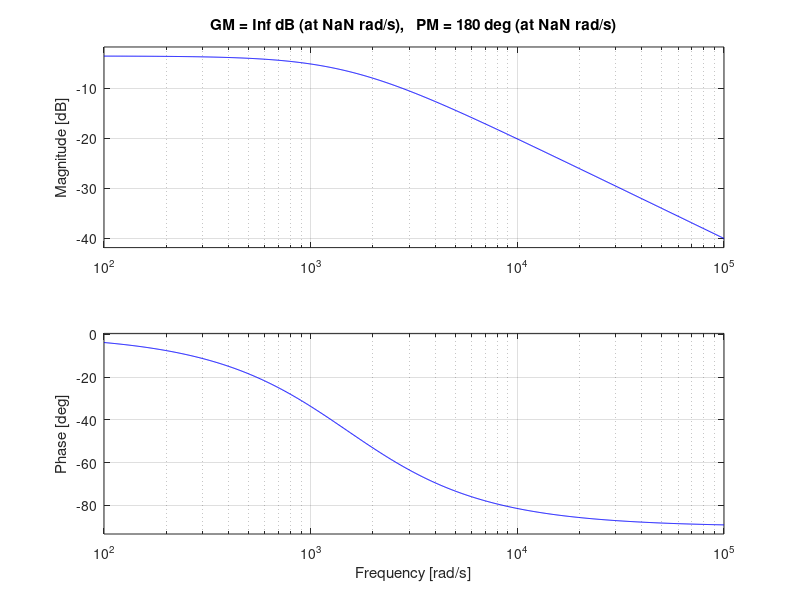
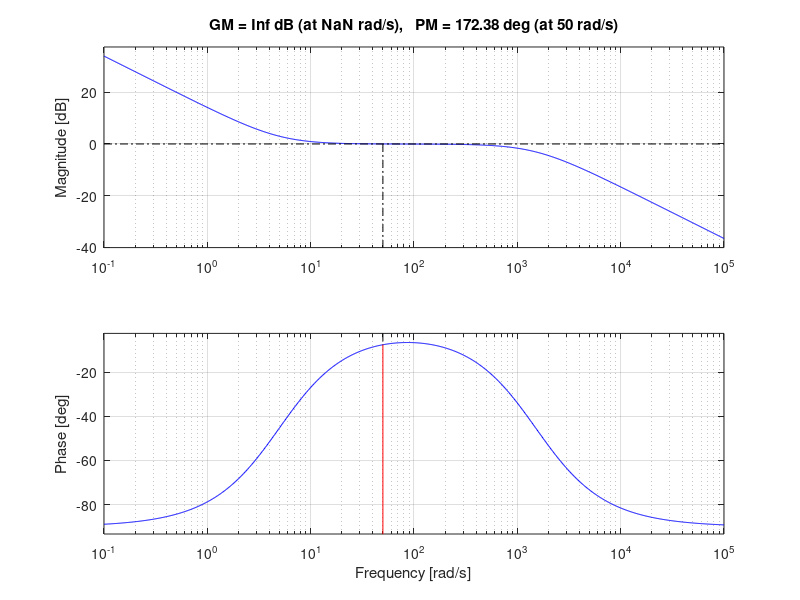
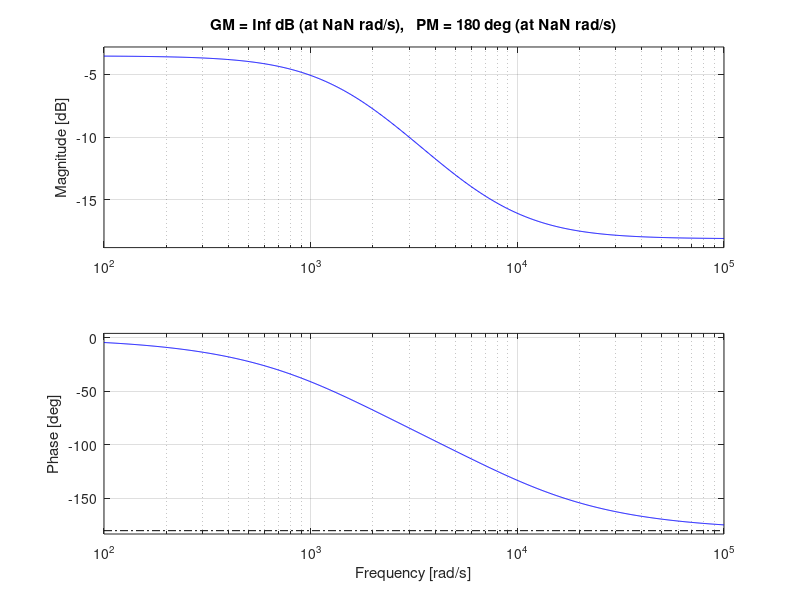
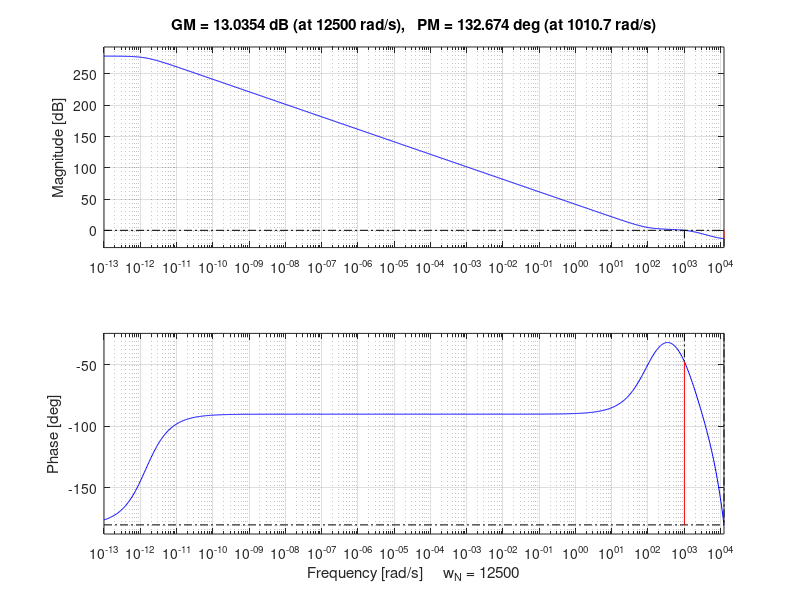

Write the MATLAB code that produced these figures, in order.
clear, close all, clc

% Assignment 2:
%% Part 1: Design a dq model of the PMSM in Simulink
% Datasheet:
Lq   = 1*10^-3; % H
Ld   = 1*10^-3; % H
R    = 1.5    ; % Ohm
L_M  = 0.1    ; % Nm/A
Kf   = 0.25   ; % Nm*s/rad
J    = 2      ; % kg*m²

% The q-part is completed by using the block diagram from Lecture 6
% PowerPoint. The d-part is found from the equation in same PowerPoint:
% vd = Rd*id + Ld * did/dt - Lq*w*iq

%% Part 2: Design and implement analog PI controllers for the system and simulate a
% torque step response. Try different bandwidths for the system.

wc = 50; % Resulting bandwidth: 1.5 * wc rad/s
wc1 = 250;
wc2 = 1000;

% The dynamic models for dq are (roughly):
Gd_num = [1];
Gd_den = [Ld R];
Gd = tf(Gd_num, Gd_den);

Gq_num = [1];
Gq_den = [Lq R];
Gq = tf(Gq_num, Gq_den);

% As the models are identical for this assignment, just one transfer
% function needs to be found for the PI Controller, here using i_d.
[gain, phase] = bode(Gd, wc);
figure(1)
margin(Gd) % Plot of i_d model

% Design the PI controller in the continuous time
% The proportional part is solely a constant
kp = 1/gain; % Ensures crossover frequency is as wanted

% The integral part is then calculated
ki = 1; % I part's steady-state value, should not impact the system
wi = wc/10; % I part's natural frequency, should be around a decade lower than system's frequency due to phase impact
ti = 1/wi; % I part's time constant

Dps_num = ki*[ti 1];
Dps_den = [ti 0];
Dps = tf(Dps_num, Dps_den);

% The resulting PI controller is then:
Ddpis = kp * Dps;

% Calculate new gain and phase of plant with PI controller
[gain, phase] = bode(Gd*Ddpis, wc);

% Change gain to adjust perfectly
kp = kp * 1/gain;
Ddpis = kp * Dps;

% Bode plot of final plant and PI controller
figure(2)
[gain, phase] = bode(Gd*Ddpis, wc);
margin(Gd*Ddpis)

% Values for Simulink:
Kp = kp;
Ki = kp/ti;
Kp1 = Kp;
Kp2 = Kp;
Ki1 = kp/(1/(wc1/10));
Ki2 = kp/(1/(wc2/10));

%% Part 3: Design and implement a digital PI controller and simulate torque step response.
% Try different design approaches (Nyquist, Tustin, Pole Placement) and
% sample times.

wc = 1000; % Resulting bandwidth: ~1500 rad/s
T = 1/((25*wc)/(2*pi));

% The dq models are identical, but mapped into the discrete domain.
Gdz = c2d(Gd, T);
Gdw = d2c(Gdz, 'Tustin');

figure(3)
[gain, phase] = bode(Gdw, wc);
margin(Gdw)

% Design the PI controller in the continuous time
% The proportional part is solely a constant
kp = 1/gain; % Ensures crossover frequency is as wanted

% The integral part is then calculated
ki = 1; % I part's steady-state value, should not impact the system
wi = wc/10; % I part's natural frequency, should be around a decade lower than system's frequency due to phase impact
ti = 1/wi; % I part's time constant

Dps_num = [ti 1];
Dps_den = [ti 0];
Dps = tf(Dps_num, Dps_den);

% The resulting PI controller is then found and mapped into the discrete
% domain
Ddpis = kp * Dps;
Ddpiz = c2d(Ddpis, T, 'Tustin')

% Bode plot of plant with digital controller
figure(4)
[gain, phase] = bode(Ddpiz*Gdz,wc);
margin(Ddpiz*Gdz)

% Notes on simulation:
% Different sample times and design approaches were tested.
% Results:
% Tustin
% Nyquist
% Pole Placement?
% T = wc
% T = 5*wc
% T = 20*wc
% T = 50*wc